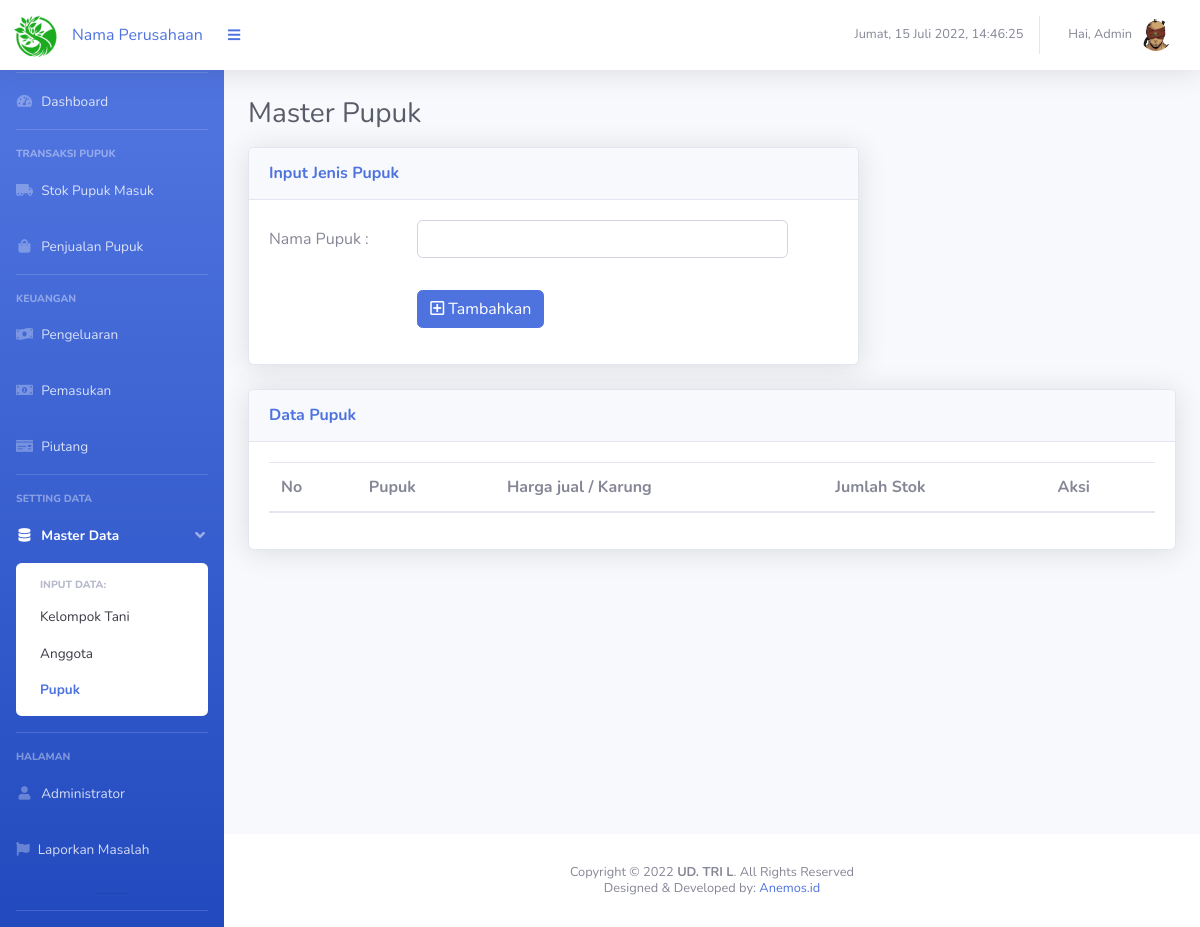
Page /page_jenis_pupuk.php?m=4&n=4 (signed in) on the earlier database version.
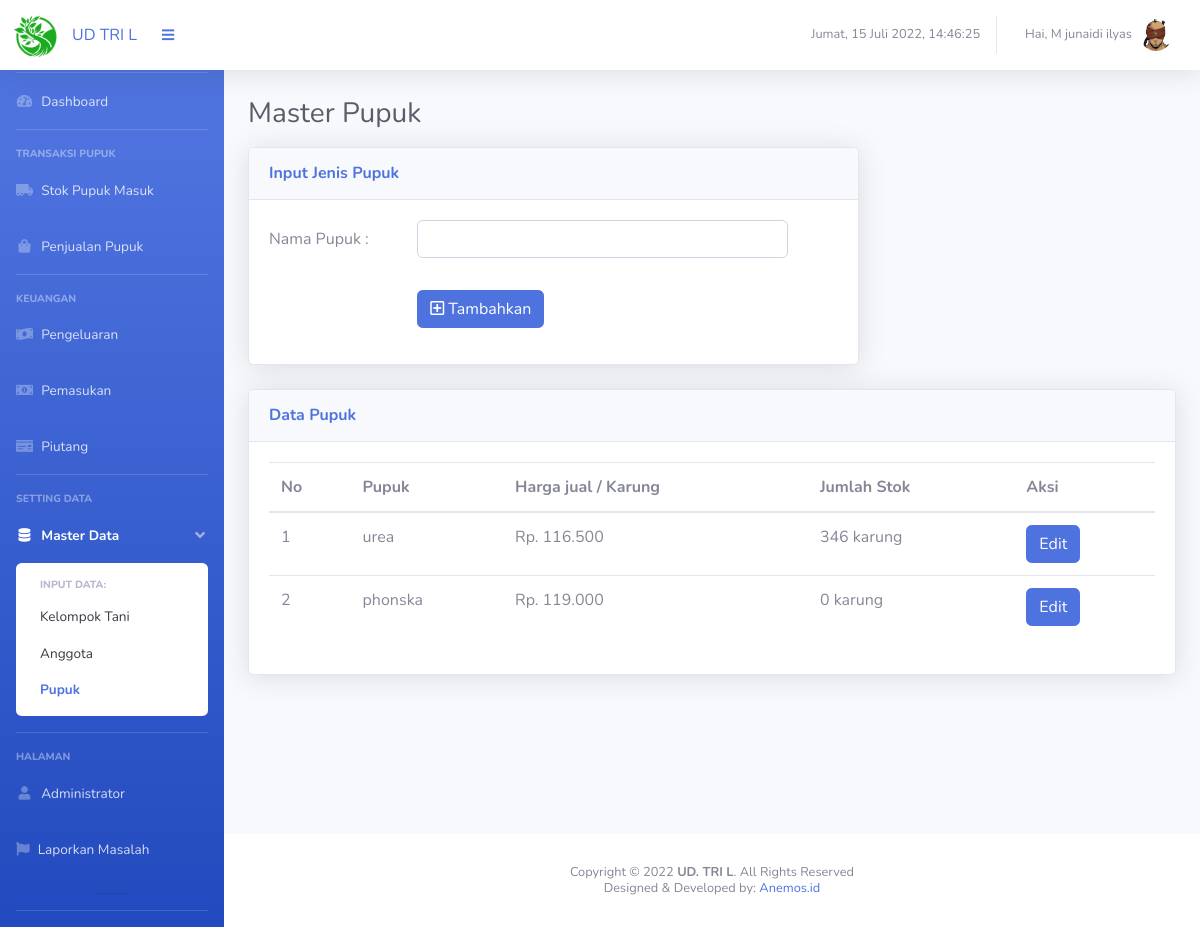
Same page on the later database version.
### tables this page shows
CREATE TABLE `data_pupuk` (
  `ID_PK` int(20) NOT NULL,
  `Jenis_Pupuk` varchar(50) DEFAULT NULL,
  `Stok` int(20) DEFAULT NULL,
  `Harga` int(100) DEFAULT NULL,
  `Status` int(11) DEFAULT NULL
);

### functions.php (called while the page is built, shortened)
<?php
function rp($angka)
{
    $hasil_rupiah = "Rp. " . number_format($angka, 0, ',', '.');
    return $hasil_rupiah;
}

### page_jenis_pupuk.php (the view, shortened to what the changed rows need)
<?php
include "connection.php";
include "functions.php";
if (isset($_SESSION['login'])) {
    ?>
<!DOCTYPE html>
<html lang="en">
<head>
  <link href="vendor/fontawesome-free/css/all.min.css" rel="stylesheet" type="text/css">
  <link href="css/sb-admin-2.min.css" rel="stylesheet">
  <link href="vendor/datatables/dataTables.bootstrap4.min.css" rel="stylesheet">
</head>
<body id="page-top">
  <div id="wrapper">
    <?php include "segment/sidebar.php";?>
    <div id="content-wrapper" class="d-flex flex-column">
      <div id="content">
        <?php include "segment/header.php";?>
        <div class="container-fluid">
          <div class="d-sm-flex align-items-center justify-content-between ">
            <h1 class="h3 mb-3 text-gray-800">Master Pupuk</h1>
          </div>
          <div class="row">
            <div class="col-xl-8 col-lg-6">
              <div class="card shadow mb-4">
                <div class="card-header py-3 d-flex flex-row align-items-center justify-content-between">
                  <h6 class="m-0 font-weight-bold text-primary">Input Jenis Pupuk</h6>
                </div>
                <div class="card-body">
                  <form method="POST" action="addPupuk.php">
                    <div class="row mb-3">
                      <label class="col-sm-3 col-form-label"> Nama Pupuk : </label>
                      <div class="col-sm-8">
                        <input type="text" class="form-control" id="namapupuk" name="namapupuk" required>
                      </div>
                    </div>
                    <div class="row mb-3">
                      <label class="col-sm-3 col-form-label"> </label>
                      <div class="col-sm-8">
                        <button type="submit" class="btn btn-primary" name="tambah"><i class="far fa-plus-square"></i>
                          Tambahkan </button>
                      </div>
                    </div>
                  </form>
                </div>
              </div>
            </div>
            <div class="col-xl-12 col-lg-10">
              <div class="card shadow mb-4">
                <div class="card-header py-3 d-flex flex-row align-items-center justify-content-between">
                  <h6 class="m-0 font-weight-bold text-primary">Data Pupuk</h6>
                </div>
                <div class="card-body">
                  <div class="table-responsive">
                    <table class="table" id="dataTable" width="100%" cellspacing="0">
                      <thead>
                        <tr>
                          <th scope="col">No</th>
                          <th scope="col">Pupuk</th>
                          <th scope="col">Harga jual / Karung</th>
                          <th scope="col">Jumlah Stok</th>
                          <th scope="col">Aksi</th>
                        </tr>
                      </thead>
                      <tbody>
                        <?php
$no = 1;
    $data = mysqli_query($conn, "SELECT * FROM data_pupuk ORDER BY ID_PK DESC");
    foreach ($data as $all) {
        $status = $all['Status'];
        echo ('<tr><td>' . $no . '</td>');
        echo ('<td>' . $all['Jenis_Pupuk'] . '</td>');
        echo ('<td>' . rp($all['Harga']) . '</td>');
        echo ('<td>' . $all['Stok'] . ' karung </td>');
        echo ('<td> <a href="" class="btn btn-primary" data-toggle="modal" data-target="#modalSubscriptionForm');
        echo ($all['ID_PK'] . '">Edit</a> ');
        if ($status == 0) {
            echo ('<a href="" class="btn btn-danger" data-toggle="modal" data-target="#exampleModalCenter' . $all['ID_PK'] . '"> Hapus Pupuk</a></td></tr>');
        } else {
            echo ('</td></tr>');
        }
        $no++;
        ?></tr>
                        <?php }?>
                      </tbody>
                    </table>
                  </div>
                </div>
              </div>
            </div>
          </div>
        </div>
      </div>
      <?php include "segment/footer.php";?>
    </div>
  </div>
</body>
</html>
<?php } else {
    header("Location: login.php");
    exit();
}?>

### segment/header.php (shortened to what the changed rows need)
<nav class="navbar navbar-expand navbar-light bg-white topbar  fixed-top shadow">
  <a class="sidebar-brand d-flex align-items-center justify-content-center" href="index.php">
    <div class="sidebar-brand-icon rotate-n-15">
      <img style="width:40px" src="img/logo1.png">
    </div>
    <div class="sidebar-brand-text mx-3"><?php echo ($_SESSION['per']); ?></div>
  </a>
  <button class="btn btn-link btn-sm order-1 order-lg-0 me-4 me-lg-0" id="sidebarToggle" href="#!"><i
      class="fas fa-bars"></i></button>
  <ul class="navbar-nav ml-auto">
    <li class="sidebar-brand d-flex align-items-center justify-content-center text-gray-600 small">
      <p>
      <div id="txt">
      </div>
      </p>
    </li>
    <li class="nav-item dropdown no-arrow">
      <a class="nav-link dropdown-toggle" href="#" id="userDropdown" role="button" data-toggle="dropdown"
        aria-haspopup="true" aria-expanded="false">
        <span class="mr-2 d-none d-lg-inline text-gray-600 small"><?php echo ("Hai, " . $_SESSION['nama']); ?></span>
        <?php $foto = $_SESSION['foto'];?>
        <img class='img-profile rounded-circle' src='img/<?php echo $foto; ?>'>
      </a>
    </li>
  </ul>
</nav>

Differences in the rows shown:
added data_pupuk: Jenis_Pupuk "urea", Harga "Rp. 116.500", Stok "346"
added data_pupuk: Jenis_Pupuk "phonska", Harga "Rp. 119.000", Stok "0"
Other differences:
$_SESSION['per']: "Nama Perusahaan" → "UD TRI L"
$_SESSION['nama']: "Admin" → "M junaidi ilyas"
